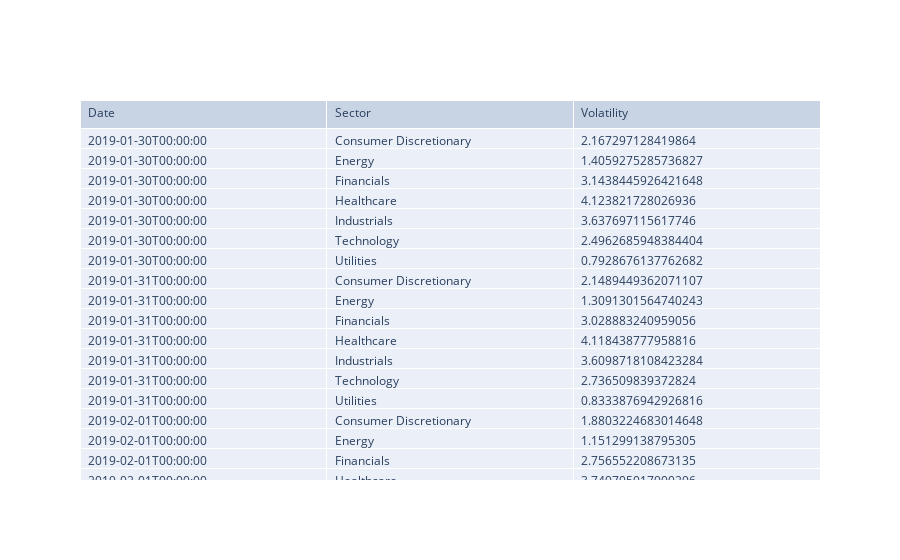

Notebook source saved alongside this figure:
### Code cell
# View rolling_avg interactively using Plotly DataTable
 
# Create a DataTable
fig = go.Figure(data=[go.Table(
    header=dict(values=list(sector_daily_volatility.columns), align='left'),
    cells=dict(values=[sector_daily_volatility[col] for col in sector_daily_volatility.columns], align='left')
)])
 
# Show the DataTable
fig.show()

### Figure 1 — Plotly figure (JSON) as saved in the notebook; plotly's stock layout.template omitted (floating-point values rounded to 4 significant figures; data arrays with more than 128 entries replaced by an {"elided": "..."} marker saying what was removed)
{"data": [{"cells": {"align": "left", "values": {"elided": "3x8162 mixed values"}}, "header": {"align": "left", "values": ["Date", "Sector", "Volatility"]}, "type": "table"}], "layout": {}}
